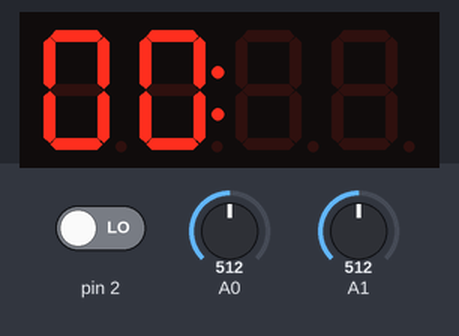
Simulated run of this program. Board: Arduino Uno, built with avr-gcc and run on an emulated ATmega328P. Shown: 4-digit seven-segment display. The inputs (shaded band) are chosen by the test bench; at power-on: A0 = 512, A1 = 512, pin 2 LOW.

Above: at 1.2 s.
1.3 s: A0 set to 1010
At 1.82 s:
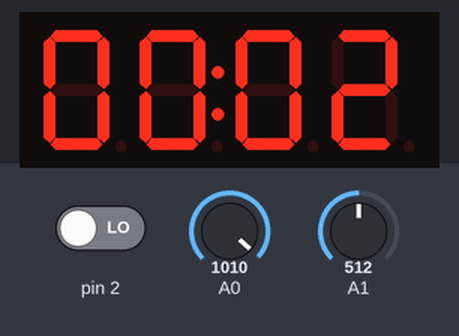
3.1 s: A1 set to 12
6.1 s: pin 2 driven HIGH
At 8.1 s:
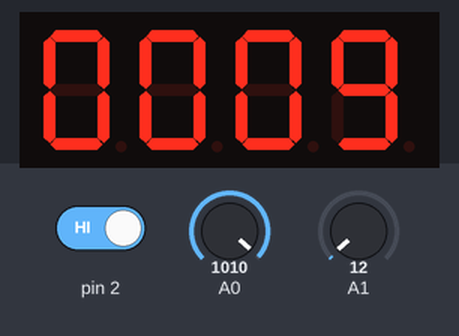
Timing chart, 0 to 9.6 s (numbered marks = the images above; inputs shaded):
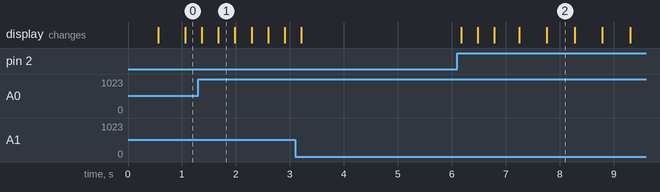

Measured:
- after the input at 6.1 s, the display: changes after 0.07 s (image 2)

The program:

main.cpp
```cpp
#include "joystick/joystick.hpp"
#include "screen/screen.hpp"
#include "config.hpp"
#include "timer/timer.hpp"


Joystick joystick;
Screen screen;

Timer timer;

void setup() {
    Serial.begin(9600);
}

void loop() {
    joystick.update();

    timer.update(joystick, screen);

    delay(1000 / FPS);
}
```

joystick.cpp
```cpp
#include "joystick/joystick.hpp"


void Joystick::update() {
    if (_isButtonClicked && _isButtonPressed) _isButtonClicked = false;

    if (_getButtonValue() && !_isButtonPressed) {
        _isButtonPressed = true;
        _isButtonClicked = true;
    }
    else if (!_getButtonValue() && _isButtonPressed) {
        _isButtonPressed = false;
    }

    _isEnabled = false;
    if (millis() - _previousTime >= _interval) {
        _isEnabled = true;
        _previousTime = millis();
    }
}


Direction Joystick::getDirection() const {
    if (_getX() > 1000) return Direction::LEFT;
    else if (_getX() < 22) return Direction::RIGHT;
    else if (_getY() > 1000) return Direction::UP;
    else if (_getY() < 22) return Direction::DOWN;
    else return Direction::NONE;
}

bool Joystick::isButtonPressed() const {
    return _isButtonPressed;
}

bool Joystick::isButtonReleased() const {
    return !_isButtonPressed;
}

bool Joystick::isButtonClicked() const {
    return _isButtonClicked;
}


int Joystick::_getX() {
    return analogRead(pin::joystickX);
}

int Joystick::_getY() {
    return analogRead(pin::joystickY);
}

int Joystick::_getButtonValue() {
    return digitalRead(pin::joystickButton);
}

bool Joystick::isEnabled() const {
    return _isEnabled;
}
```

joystick.hpp
```cpp
#pragma once

#include "config.hpp"


enum class Direction {
    LEFT, RIGHT, UP, DOWN, NONE
};


class Joystick {

public:
    void update();

    Direction getDirection() const;
    bool isButtonPressed() const;
    bool isButtonReleased() const;
    bool isButtonClicked() const;

    bool isEnabled() const;

private:
    static int _getX() ;
    static int _getY() ;
    static int _getButtonValue() ;

    bool _isButtonPressed { false };
    bool _isButtonClicked { false };

    bool _isEnabled { true };
    unsigned long _previousTime { millis() };
    int _interval { 200 };

};
```

screen.cpp
```cpp
#include "screen/screen.hpp"


Screen::Screen() {
    _screen.init();
    _screen.set(BRIGHT_TYPICAL);
}

void Screen::display(int left, int right) {
    _screen.clearDisplay();
    _screen.point(_point);

    if (left != -1) {
        int8_t a { static_cast<int8_t>(left / 10) },
               b { static_cast<int8_t>(left - a * 10) };

        _screen.display(0, a);
        _screen.display(1, b);
    }

    if (right != -1) {
        int8_t a { static_cast<int8_t>(right / 10) },
               b { static_cast<int8_t>(right - a * 10) };

        _screen.display(2, a);
        _screen.display(3, b);
    }
}

void Screen::setPoint(bool value) {
    if (value != _point) {
        _point = value;
    }
}
```

screen.hpp
```cpp
#pragma once

#include "TM1637.h"
#include "config.hpp"


class Screen {

public:
    Screen();

    void display(int left, int right);

    void setPoint(bool value);

private:
    TM1637 _screen { pin::screenCLK, pin::screenDIO };

    bool _point { true };

};
```

timer.cpp
```cpp
#include "timer/timer.hpp"

void Timer::update(const Joystick& joystick, Screen& screen) {
    // decrement timer
    if (_isRunning && millis() - _previousTime >= 1000) {
        if (--_sec < 0) {
            _sec = 59;
            if (--_min < 0) {
                _min = 0;
                _sec = 0;

                _leftFlashing = true;
                _rightFlashing = true;
                _isRunning = false;
            }
        }
    }

    // joystick click
    if (joystick.isButtonClicked()) {
        // reset
        if (!_isRunning && _leftFlashing && _rightFlashing) {
            _leftFlashing = false;
        }
            // start
        else if (!_isRunning) {
            _leftFlashing = false;
            _rightFlashing = false;
            _isRunning = true;
        }
    }

    // joystick move
    Direction direction { joystick.getDirection() };
    if (!_isRunning && !(_leftFlashing && _rightFlashing)) {
        if (direction == Direction::LEFT && _rightFlashing) {
            _rightFlashing = false;
            _leftFlashing = true;
        }
        else if (direction == Direction::RIGHT && _leftFlashing) {
            _leftFlashing = false;
            _rightFlashing = true;
        }
        else if (direction == Direction::UP && joystick.isEnabled()) {
            if (_rightFlashing && ++_sec >= 59) _sec = 0;
            if (_leftFlashing && ++_min >= 99) _min = 0;
        }
        else if (direction == Direction::DOWN && joystick.isEnabled()) {
            if (_rightFlashing && --_sec < 0) _sec = 59;
            if (_leftFlashing && --_min < 0) _min = 99;
        }
    }

    // display
    int left { -1 }, right { -1 };
    if (!_rightFlashing || direction != Direction::NONE || (_rightFlashing && millis() - _previousTime >= 500)) {
        right = _sec;
    }
    if (!_leftFlashing || direction != Direction::NONE || (_leftFlashing && millis() - _previousTime >= 500)) {
        left = _min;
    }

    screen.setPoint(millis() - _previousTime < 500 || !_isRunning);

    screen.display(left, right);

    // delay
    if (millis() - _previousTime >= 1000) _previousTime = millis();
}
```

timer.hpp
```cpp
#pragma once

#include "Arduino.h"
#include "joystick/joystick.hpp"
#include "screen/screen.hpp"


class Timer {

public:
    Timer() = default;

    void update(const Joystick& joystick, Screen& screen);

private:
    bool _leftFlashing { false }, _rightFlashing { true };

    bool _isRunning { false };
    int _min { 0 }, _sec { 0 };

    unsigned long _previousTime { millis() };

};
```

config.hpp
```cpp
#pragma once

#include "Arduino.h"


// The numbers associated with each component connection on the board
namespace pin {
    const uint8_t joystickButton { 2 };
    const uint8_t joystickX { A1 };
    const uint8_t joystickY { A0 };

    const uint8_t screenDIO { 3 };
    const uint8_t screenCLK { 4 };
}

// The refresh rate of the program
const int FPS { 60 };
```
